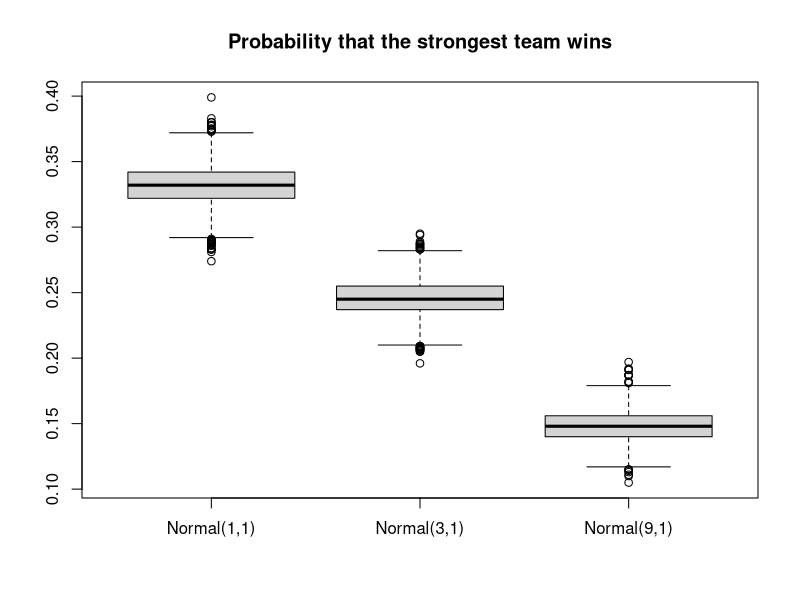
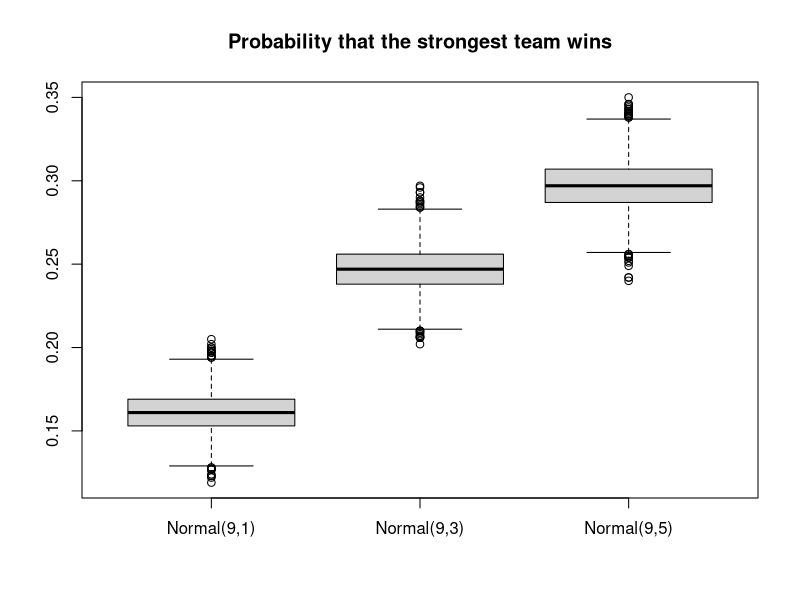
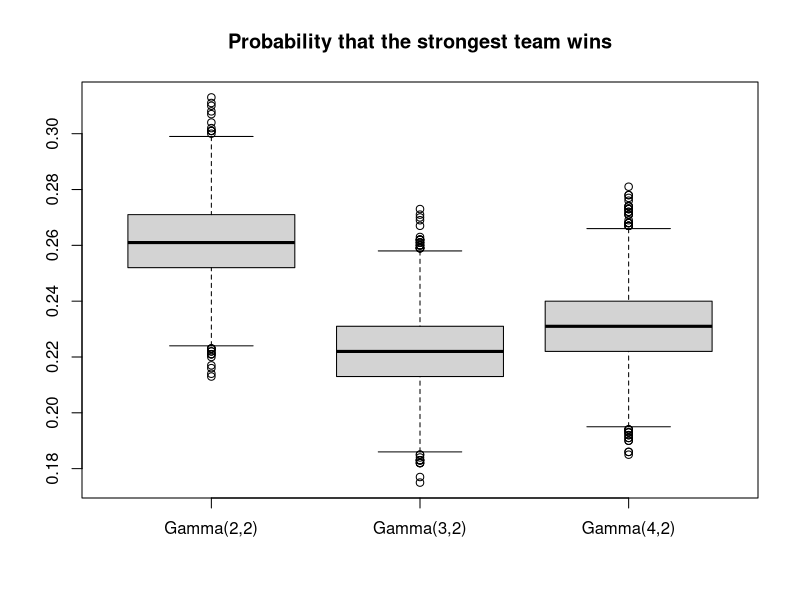

Source code (R) for these figures, in order:
## ---- chunk 1
library(knitr)
knitr::opts_chunk$set(fig.pos = '!h')
## ---- chunk 2
genNormalPowers <- function(n, mean=0, sd=1) {
  # INPUT:
  # n is the number of teams
  
  # OUTPUT:
  # returns a vector of team powers, sorted in decreasing order
  powers <- rnorm(n, mean, sd)
  return(sort(abs(powers), decreasing=TRUE))
}

# Reference: adapted from Yuchen Li (li215), HW2, Exercise 4

acceptReject <- function(nsim, f, min, max, M) {
  # INPUT:
  # nsim is the number of simulations
  # f is the target distribution
  # min is the min value in the domain of f
  # max is the max value in the domain of f
  # max
  # M >= sup{f(x)}
  
  # OUTPUT:
  # returns a vector of random variates sampled from f, using the 
  #   Accept-Reject method with Unif(min, max) as the reference distribution
  k1 = 0             # counter for accepted samples
  j1 = 0             # number of iterations required to get desired sample size
  y1 = numeric(nsim)    # storing the sample
  while(k1 < nsim){
      u = runif(1)
      x = runif(1, min, max)  # random variate from reference distribution
      g1 = 1
      if (u < f(x) / M / g1) {
        # condition of accepting x in our sample
        k1 = k1 + 1
        y1[k1] = x
      }
      j1 = j1 + 1
  }
  return(sort(y1, decreasing=TRUE))
}

inverseCDF <- function(n, inv_cdf) {
  # INPUT:
  # n is the number of simulations
  # inv_cdf is the inverse CDF function for f
  
  # OUTPUT:
  # returns a vector of random variates sampled from PDF f,
  #   using the Inverse CDF method
  u = runif(n)
  y = numeric(n)
  for (i in 1:n) {
    y[i] = inv_cdf(u[i])
  }
  return(sort(y, decreasing=TRUE))
}

genCrossTeamWinningProbabilities <- function(powers) {
  # INPUT:
  # powers is the teams powers
  
  # OUTPUT:
  # returns an n x n matrix M where M_{ij} is the probability of team-i beating team-j
  n = length(powers)
  probs = matrix(nrow=n, ncol=n)
  for (i in 1:n) {
    for (j in 1:n) {
      probs[i,j] = powers[i] / (powers[i] + powers[j])
    }
  }
  return(probs)
}
## ---- chunk 3
#' Creates a traditional tournament style seeding arrangement. 
#'
#' @param size is the number of seeds to generate. This needs
#' to be a power of two.
#'
tournament_seeding = function(size) {
    
    #' Generates the next round of seeding based off the passed in round.
    #'
    #' @param seeds is the previous round of seeding to generate for.
    #'
    nextRound = function(seeds) {
        
        # Next round has twice the size
        nextSize = length(seeds) * 2
        out = numeric(nextSize)
        idx = 1
        
        # Make sure to match up best seed with worst
        for (seed in seeds) {
            out[idx] = seed
            out[idx + 1] = (nextSize + 1) - seed
            idx = idx + 2
        }
        
        return(out)
    }
    
    # Stop if not a power of two
    if (sum(as.numeric(intToBits(size))) != 1) {
        stop("Size must be a power of two")
    }
    
    # Special case when size is 2
    if (size == 2) {
        return(c(1, 2))
    }
    
    # Calculate number of rounds
    rounds = log2(size) - 1
    
    # Start with first two seeds
    seeds = c(1, 2)
    
    # Iteratively generate next seeds
    for (i in 1:rounds) {
        seeds = nextRound(seeds)
    }
    
    return(seeds)
}

#' Creates a seeding arrangement that is left skewed.
#'
#' @param size is the number of seeds to generate. This needs
#' to be a power of two.
#'
left_skewed_seeding = function(size) {
    
    # Stop if not a power of two
    if (sum(as.numeric(intToBits(size))) != 1) {
        stop("Size must be a power of two")
    }
    
    # Special case when size is 2
    if (size == 2) {
        return(c(1, 2))
    }
    
    # Create seeds and left/right branches
    seeds = 1:size
    left_seeds = numeric(size / 2)
    right_seeds = numeric(size / 2)
    
    # Indexes for the left/right branches
    left_idx = 1
    right_idx = 1
    
    # Keep track of which branch will get the next seed
    left_turn = TRUE
    
    # For each iteration add the first and last seed to the
    # current branch
    for (i in 1:(size / 2)) {
        if (left_turn) {
            left_seeds[left_idx] = seeds[i]
            left_seeds[left_idx + 1] = seeds[(size + 1) - i]
            left_idx = left_idx + 2
            left_turn = FALSE
        } else {
            right_seeds[right_idx] = seeds[i]
            right_seeds[right_idx + 1] = seeds[(size + 1) - i]
            right_idx = right_idx + 2
            left_turn = TRUE
        }
    }
    
    # Combine branches
    c(left_seeds, right_seeds)
}

#' Creates a random seeding arrangement. 
#'
#' @param size is the number of seeds to generate. This needs
#' to be a power of two.
#'
random_seeding = function(size) {
    # Stop if not a power of two
    if (sum(as.numeric(intToBits(size))) != 1) {
        stop("Size must be a power of two")
    }
    
    return(sample(1:size, size))
}
## ---- chunk 4
simGame <- function(teams, matchups) {
  # function to simulate a game
  
  # INPUT:
  # teams is a vector of two teams (indices) that are "playing'
  # matchups is the matchup/probability matrix
  
  # OUTPUT:
  # returns winner of game
  
  team1 <- teams[1]
  team2 <- teams[2]
  matchup <- matchups[team1, team2]
  
  if (runif(1) < matchup) {
    return(team1)
  } else {
    return(team2)
  }
}

simRound <- function(bracket, matchups) {
  # function to simulate a round of a tournament given a bracket and probability matrix
  
  # INPUT:
  # bracket is the bracket structure
  # matchups is the matchup/probability matrix
  
  # OUTPUT:
  # returns winners of the round
  
  nGames <- length(bracket)/2
  outBracket <- c()
  for (game in 1:nGames) {
    teams <- bracket[(2*game - 1):(2*game)]
    winner <- simGame(teams, matchups)
    outBracket <- c(outBracket, winner)
  }
  
  return(outBracket)
}

# want to capture number of wins each team has per tournament
# list with the winning team
# "winner = team #
# "num wins" = c(how many wins each team has gotten)

simTournament <- function(bracket, matchups) {
  # function to simulate a tournament given a bracket and probability matrix
  
  # INPUT:
  # bracket is the bracket structure
  # matchups is the matchup/probability matrix
  
  # OUTPUT:
  # returns winner of tournament
  
  nTeams <- length(bracket)
  newBracket <- bracket
  nRounds <- log2(nTeams)
  
  results = c("Winner"=-1,"WinsPerTeam"=list(rep(0, ncol(matchups))))
  
  for (round in 1:nRounds) {
    #winsPrev = results["WinsPerTeam"]
    newBracket <- simRound(newBracket, matchups)
    for(i in newBracket){
      results$WinsPerTeam[i] = results$WinsPerTeam[i]+1
    }
  }
  
  results["Winner"] = newBracket
  return(results)
}
## ---- chunk 5
#function to generate bootstrap replicates
#INPUT:
#x is vector of team ranking/ other measure of 
#team power in different simulations
#B is number of replicates to generate
#estimator is the statistic we want, set as mean by
#default
#l is the length of bootstrap resample in each run
#set to length of x by default
#OUTPUT
#a list of bootstrap replicates, bias ans standard error
boot_replicate <- function(x, B = 5000, estimator = mean, l = length(x)){
  boots <- replicate(B, estimator(sample(x,l,replace=TRUE)))
  sd_b <- sd(boots)
  bias_b <- mean(boots - estimator(x))
  list(boot = boots, bias = bias_b, se = sd_b)
}

#function to generate jackknife replicates
#INPUT:
#x is vector of team ranking/ other measure of 
#team power in different simulations
#estimator is the statistic we want, set as mean by
#default
#OUTPUT
#a list of jackknife replicates, bias ans standard error
jack_replicate <- function(x, estimator = mean){
  n <- length(x)
  jack <- numeric(n)
  #perform jackknife
  for(i in 1:n)
    jack[i] <- estimator(x[-i])
  #bias using jackknife
  bias_j <- (n-1)*(mean(jack)-estimator(x))
  sumsq=sum((jack-mean(jack))^2)
  se_j <- sqrt((n-1)/n)*sqrt(sumsq)
  list(jack = jack,bias = bias_j, se = se_j)
}
## ---- chunk 6
getWinners = function(results) {
    winnerList = c()
    for(i in 1:(length(results) / 2)){
        winnerList = c(winnerList,results[,i]$Winner)
    }
    return(winnerList)
}

getWinsPerTeam = function(results) {
    winsPerTeamList = c()
    for(i in 1:(length(results) / 2)){
        winsPerTeamList = rbind(winsPerTeamList,results[,i]$WinsPerTeam)
    }
    return(winsPerTeamList)
}
## ---- chunk 7
# Re-generate Team Powers and Cross-Team Winning Probabilities before each simulation
simTournamentRegenerateSeedsAndProbs <- function(genSeeds, genProbs) {
    bracket <- genSeeds()
    matchups <- genProbs()
    return(simTournament(bracket, matchups))
}
## ---- chunk 8
numTeams = 8
nSim = 1000

# Normal(1, 1) team powers
genSeeds <- function() {
    return(random_seeding(numTeams))
}
genProbs <- function() {
    return(genCrossTeamWinningProbabilities(genNormalPowers(numTeams, mean=1)))
}

norm_11_results = replicate(
    nSim, 
    simTournamentRegenerateSeedsAndProbs(genSeeds, genProbs), 
    simplify="array"
)
norm_11_winners = getWinners(norm_11_results)
norm_11_boot_res <- boot_replicate(
    norm_11_winners,
    estimator=function(x) mean(x==1)
)

# Normal(3, 1) team powers
genSeeds <- function() {
    return(random_seeding(numTeams))
}
genProbs <- function() {
    return(genCrossTeamWinningProbabilities(genNormalPowers(numTeams, mean=3)))
}

norm_31_results = replicate(
    nSim, 
    simTournamentRegenerateSeedsAndProbs(genSeeds, genProbs), 
    simplify="array"
)
norm_31_winners = getWinners(norm_31_results)
norm_31_boot_res <- boot_replicate(
    norm_31_winners,
    estimator=function(x) mean(x==1)
)

# Normal(9, 1) team powers
genSeeds <- function() {
    return(random_seeding(numTeams))
}
genProbs <- function() {
    return(genCrossTeamWinningProbabilities(genNormalPowers(numTeams, mean=9)))
}

norm_91_results = replicate(
    nSim, 
    simTournamentRegenerateSeedsAndProbs(genSeeds, genProbs), 
    simplify="array"
)
norm_91_winners = getWinners(norm_91_results)
norm_91_boot_res <- boot_replicate(
    norm_91_winners,
    estimator=function(x) mean(x==1)
)

# Box plots
boxplot(
    norm_11_boot_res$boot,
    norm_31_boot_res$boot,
    norm_91_boot_res$boot,
    names=c("Normal(1,1)", "Normal(3,1)", "Normal(9,1)")
)
title("Probability that the strongest team wins")
## ---- chunk 9
numTeams = 8
nSim = 1000

# Normal(9, 1) team powers
genSeeds <- function() {
    return(random_seeding(numTeams))
}
genProbs <- function() {
    return(genCrossTeamWinningProbabilities(genNormalPowers(numTeams, mean=9, sd=1)))
}

norm_91_results = replicate(
    nSim, 
    simTournamentRegenerateSeedsAndProbs(genSeeds, genProbs), 
    simplify="array"
)
norm_91_winners = getWinners(norm_91_results)
norm_91_boot_res <- boot_replicate(
    norm_91_winners,
    estimator=function(x) mean(x==1)
)

# Normal(9, 3) team powers
genSeeds <- function() {
    return(random_seeding(numTeams))
}
genProbs <- function() {
    return(genCrossTeamWinningProbabilities(genNormalPowers(numTeams, mean=9, sd=3)))
}

norm_93_results = replicate(
    nSim, 
    simTournamentRegenerateSeedsAndProbs(genSeeds, genProbs), 
    simplify="array"
)
norm_93_winners = getWinners(norm_93_results)
norm_93_boot_res <- boot_replicate(
    norm_93_winners,
    estimator=function(x) mean(x==1)
)

# Normal(9, 5) team powers
genSeeds <- function() {
    return(random_seeding(numTeams))
}
genProbs <- function() {
    return(genCrossTeamWinningProbabilities(genNormalPowers(numTeams, mean=9, sd=5)))
}

norm_95_results = replicate(
    nSim, 
    simTournamentRegenerateSeedsAndProbs(genSeeds, genProbs), 
    simplify="array"
)
norm_95_winners = getWinners(norm_95_results)
norm_95_boot_res <- boot_replicate(
    norm_95_winners,
    estimator=function(x) mean(x==1)
)

# Box plots
boxplot(
    norm_91_boot_res$boot,
    norm_93_boot_res$boot,
    norm_95_boot_res$boot,
    names=c("Normal(9,1)", "Normal(9,3)", "Normal(9,5)")
)
title("Probability that the strongest team wins")
## ---- chunk 10
numTeams = 8
nSim = 1000

gammaPDF <- function(x, a, b) {
    return(b^a / gamma(a) * x^(a-1) * exp(-b*x))
}

# Gamma(2,2) team powers
f <- function(x) {
    return(gammaPDF(x, 2, 2))
}
genSeeds <- function() {
    return(random_seeding(numTeams))
}
genProbs <- function() {
    return(genCrossTeamWinningProbabilities(
        genCrossTeamWinningProbabilities(
         acceptReject(numTeams, f, 0, 25, 0.2)
        )
    ))
}

gamma_22_results = replicate(
    nSim, 
    simTournamentRegenerateSeedsAndProbs(genSeeds, genProbs), 
    simplify="array"
)
gamma_22_winners = getWinners(gamma_22_results)
gamma_22_boot_res <- boot_replicate(
    gamma_22_winners,
    estimator=function(x) mean(x==1)
)

# Gamma(3,2) team powers
f <- function(x) {
    return(gammaPDF(x, 3, 2))
}
genSeeds <- function() {
    return(random_seeding(numTeams))
}
genProbs <- function() {
    return(genCrossTeamWinningProbabilities(
        genCrossTeamWinningProbabilities(
         acceptReject(numTeams, f, 0, 25, 0.2)
        )
    ))
}

gamma_32_results = replicate(
    nSim, 
    simTournamentRegenerateSeedsAndProbs(genSeeds, genProbs), 
    simplify="array"
)
gamma_32_winners = getWinners(gamma_32_results)
gamma_32_boot_res <- boot_replicate(
    gamma_32_winners,
    estimator=function(x) mean(x==1)
)

# Gamma(4,2) team powers
f <- function(x) {
    return(gammaPDF(x, 4, 2))
}
genSeeds <- function() {
    return(random_seeding(numTeams))
}
genProbs <- function() {
    return(genCrossTeamWinningProbabilities(
        genCrossTeamWinningProbabilities(
         acceptReject(numTeams, f, 0, 25, 0.2)
        )
    ))
}

gamma_42_results = replicate(
    nSim, 
    simTournamentRegenerateSeedsAndProbs(genSeeds, genProbs), 
    simplify="array"
)
gamma_42_winners = getWinners(gamma_42_results)
gamma_42_boot_res <- boot_replicate(
    gamma_42_winners,
    estimator=function(x) mean(x==1)
)



# Box plots
boxplot(
    gamma_22_boot_res$boot,
    gamma_32_boot_res$boot,
    gamma_42_boot_res$boot,
    names=c("Gamma(2,2)", "Gamma(3,2)", "Gamma(4,2)")
)
title("Probability that the strongest team wins")
